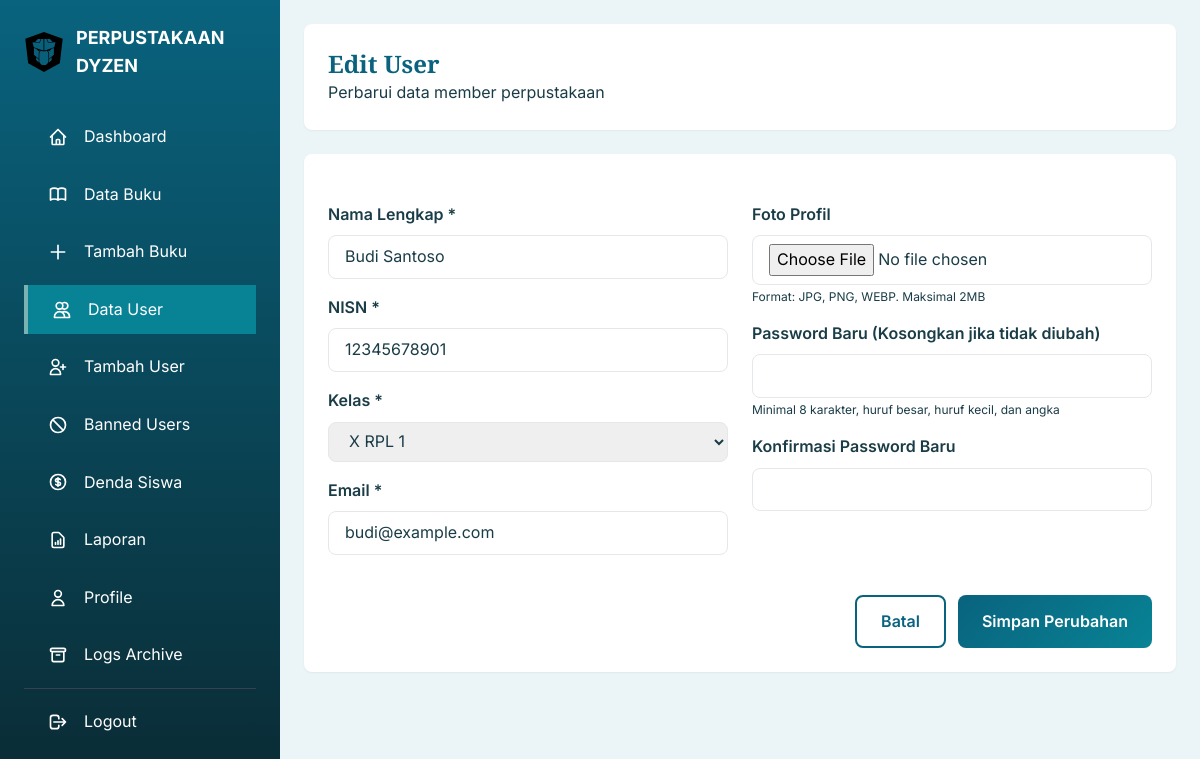
The page /page/admin/edit_user.php?id=2 (signed in) on the database its author committed.
### tables this page shows
CREATE TABLE IF NOT EXISTS `users` (
    `id` INT(11) NOT NULL AUTO_INCREMENT,
    `nama` VARCHAR(100) NOT NULL,
    `email` VARCHAR(100) NOT NULL,
    `password` VARCHAR(255) NOT NULL,
    `role` ENUM('admin', 'user') NOT NULL DEFAULT 'user',
    `nisn` VARCHAR(20) DEFAULT NULL,
    `kelas` VARCHAR(20) DEFAULT NULL,
    `foto` VARCHAR(255) DEFAULT NULL,
    `status` ENUM('aktif', 'banned') NOT NULL DEFAULT 'aktif',
    `token_reset` VARCHAR(255) DEFAULT NULL,
    `last_login` DATETIME DEFAULT NULL,
    `created_at` TIMESTAMP NOT NULL DEFAULT CURRENT_TIMESTAMP,
    `updated_at` TIMESTAMP NOT NULL DEFAULT CURRENT_TIMESTAMP ON UPDATE CURRENT_TIMESTAMP,
    PRIMARY KEY (`id`),
    UNIQUE KEY `email` (`email`),
    UNIQUE KEY `nisn` (`nisn`),
    KEY `idx_status` (`status`),
    KEY `idx_role_status` (`role`, `status`)
);

### config/data_base.php (called while the page is built, shortened)
<?php
function e($string, $flags = ENT_QUOTES) {
    return htmlspecialchars($string ?? '', $flags, 'UTF-8');
}

### page/admin/edit_user.php (the view, shortened to what this page needs)
<?php
require_once '../../config/data_base.php';
$id = isset($_GET['id']) ? (int)$_GET['id'] : 0;
$stmt = $pdo->prepare("SELECT * FROM users WHERE id = ? AND role = 'user'");
$stmt->execute([$id]);
$user = $stmt->fetch();
?>
<!DOCTYPE html>
<html lang="id">
<head>
    <link href="https://cdn.jsdelivr.net/npm/tailwindcss@2/dist/tailwind.min.css" rel="stylesheet">
    <link rel="stylesheet" href="../../assets/css/style.css">
</head>
<body>
    <?php include 'sidebar_admin.php'; ?>
    <div class="main-content">
        <header class="bg-white rounded-lg shadow-sm p-6 mb-6">
            <div>
                <h1 class="text-2xl font-playfair font-bold text-primary">Edit User</h1>
                <p class="text-text-light">Perbarui data member perpustakaan</p>
            </div>
        </header>
        <div class="bg-white rounded-lg shadow-sm p-6">
            <form method="POST" action="" enctype="multipart/form-data" class="space-y-6">
                <div class="grid md:grid-cols-2 gap-6">
                    <div class="space-y-4">
                        <div>
                            <label class="block text-text font-semibold mb-2">Nama Lengkap *</label>
                            <input type="text" name="nama" required
                                   value="<?= e($user['nama']) ?>"
                                   class="w-full px-4 py-2 border border-accent rounded-lg focus:outline-none focus:border-primary">
                        </div>
                        <div>
                            <label class="block text-text font-semibold mb-2">NISN *</label>
                            <input type="text" name="nisn" required
                                   value="<?= e($user['nisn']) ?>"
                                   class="w-full px-4 py-2 border border-accent rounded-lg focus:outline-none focus:border-primary">
                        </div>
                        <div>
                            <label class="block text-text font-semibold mb-2">Kelas *</label>
                            <select name="kelas" required class="w-full px-4 py-2 border border-accent rounded-lg focus:outline-none focus:border-primary">
                                <option value="X RPL 1" <?= $user['kelas'] == 'X RPL 1' ? 'selected' : '' ?>>X RPL 1</option>
                            </select>
                        </div>
                        <div>
                            <label class="block text-text font-semibold mb-2">Email *</label>
                            <input type="email" name="email" required
                                   value="<?= e($user['email']) ?>"
                                   class="w-full px-4 py-2 border border-accent rounded-lg focus:outline-none focus:border-primary">
                        </div>
                    </div>
                    <div class="space-y-4">
                        <div>
                            <label class="block text-text font-semibold mb-2">Foto Profil</label>
                            <div class="flex items-center space-x-4">
                                <div class="flex-1">
                                    <input type="file" name="foto" accept="image/jpeg,image/png,image/webp" id="fotoInput"
                                           class="w-full px-4 py-2 border border-accent rounded-lg focus:outline-none focus:border-primary">
                                    <p class="text-text-light text-xs mt-1">Format: JPG, PNG, WEBP. Maksimal 2MB</p>
                                </div>
                            </div>
                        </div>
                        <div>
                            <label class="block text-text font-semibold mb-2">Password Baru (Kosongkan jika tidak diubah)</label>
                            <input type="password" name="new_password" id="new_password"
                                   class="w-full px-4 py-2 border border-accent rounded-lg focus:outline-none focus:border-primary">
                            <p class="text-text-light text-xs mt-1">Minimal 8 karakter, huruf besar, huruf kecil, dan angka</p>
                        </div>
                        <div>
                            <label class="block text-text font-semibold mb-2">Konfirmasi Password Baru</label>
                            <input type="password" name="confirm_password" id="confirm_password"
                                   class="w-full px-4 py-2 border border-accent rounded-lg focus:outline-none focus:border-primary">
                        </div>
                    </div>
                </div>
                <div class="flex justify-end space-x-3 pt-4">
                    <a href="list_user.php" class="btn-outline">Batal</a>
                    <button type="submit" class="btn-primary">Simpan Perubahan</button>
                </div>
            </form>
        </div>
    </div>
</body>
</html>

### assets/css/style.css (style rules this page uses)
:root { --color-primary: #09637E; --color-secondary: #088395; --color-accent: #7AB2B2; --color-light: #EBF4F6; --color-white: #FFFFFF; --color-dark: #0A2A33; --color-danger: #E53E3E; --color-success: #38A169; --color-warning: #D69E2E; --color-text: #1A3C47; --color-text-light: #6B9EA8; --shadow-sm: 0 1px 2px 0 rgb(0 0 0 / 0.05); --shadow-md: 0 4px 6px -1px rgb(0 0 0 / 0.1); --shadow-lg: 0 10px 15px -3px rgb(0 0 0 / 0.1); --shadow-xl: 0 20px 25px -5px rgb(0 0 0 / 0.1); --transition-fast: 150ms ease; --transition-normal: 250ms ease; --transition-slow: 350ms ease; --radius-sm: 0.375rem; --radius-md: 0.5rem; --radius-lg: 0.75rem; --radius-xl: 1rem; }
* { margin: 0; padding: 0; box-sizing: border-box; }
body { font-family: 'Inter', sans-serif; color: var(--color-text); background-color: var(--color-light); line-height: 1.6; overflow-x: hidden; }
h1, h2, h3, h4, h5, h6 { font-family: 'Playfair Display', serif; font-weight: 700; line-height: 1.2; color: var(--color-primary); }
.btn-primary { background: linear-gradient(135deg, var(--color-primary), var(--color-secondary)); color: var(--color-white); padding: 0.75rem 1.5rem; border-radius: var(--radius-md); font-weight: 600; transition: all var(--transition-normal); border: none; cursor: pointer; position: relative; overflow: hidden; }
.btn-outline { background: transparent; border: 2px solid var(--color-primary); color: var(--color-primary); padding: 0.75rem 1.5rem; border-radius: var(--radius-md); font-weight: 600; transition: all var(--transition-normal); cursor: pointer; }

### page/admin/edit_user.php (style rules this page uses)
.main-content { margin-left: 280px; padding: 1.5rem; }

### rows shown on the page
users: nama "Budi Santoso", nisn "12345678901", kelas "X RPL 1", email "budi@example.com"
